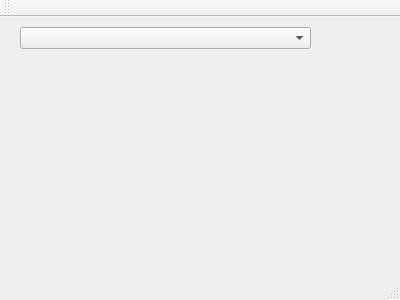
<?xml version="1.0" encoding="UTF-8"?>
<ui version="4.0">
 <class>MainWindow</class>
 <widget class="QMainWindow" name="MainWindow">
  <property name="geometry">
   <rect>
    <x>0</x>
    <y>0</y>
    <width>400</width>
    <height>300</height>
   </rect>
  </property>
  <property name="windowTitle">
   <string>MainWindow</string>
  </property>
  <widget class="QWidget" name="centralWidget">
   <widget class="QComboBox" name="comboBox">
    <property name="geometry">
     <rect>
      <x>20</x>
      <y>10</y>
      <width>291</width>
      <height>22</height>
     </rect>
    </property>
   </widget>
  </widget>
  <widget class="QMenuBar" name="menuBar">
   <property name="geometry">
    <rect>
     <x>0</x>
     <y>0</y>
     <width>400</width>
     <height>23</height>
    </rect>
   </property>
  </widget>
  <widget class="QToolBar" name="mainToolBar">
   <attribute name="toolBarArea">
    <enum>TopToolBarArea</enum>
   </attribute>
   <attribute name="toolBarBreak">
    <bool>false</bool>
   </attribute>
  </widget>
  <widget class="QStatusBar" name="statusBar"/>
 </widget>
 <layoutdefault spacing="6" margin="11"/>
 <resources/>
 <connections/>
</ui>
